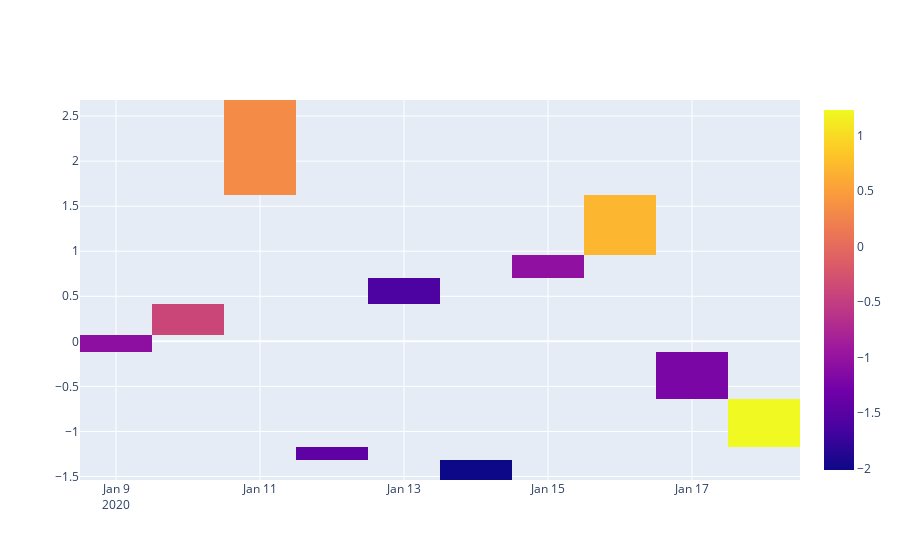

Source (notebook cell):
### Code cell
# Heat Map for 3 dimension
fig = go.Figure(data=go.Heatmap(z=df['COL1'], x=df.index, y=df['COL2']))
fig.show()

### Figure 1 — Plotly figure (JSON) as saved in the notebook; plotly's stock layout.template omitted (floating-point values rounded to 4 significant figures)
{"data": [{"type": "heatmap", "x": ["2020-01-09T00:00:00", "2020-01-10T00:00:00", "2020-01-11T00:00:00", "2020-01-12T00:00:00", "2020-01-13T00:00:00", "2020-01-14T00:00:00", "2020-01-15T00:00:00", "2020-01-16T00:00:00", "2020-01-17T00:00:00", "2020-01-18T00:00:00"], "y": [-0.1091, 0.2402, 2.151, -1.198, 0.5808, -1.425, 0.8151, 1.096, -0.1241, -1.145], "z": [-1.06, -0.3998, 0.3225, -1.454, -1.592, -2.014, -1.035, 0.7007, -1.217, 1.229]}], "layout": {}}
